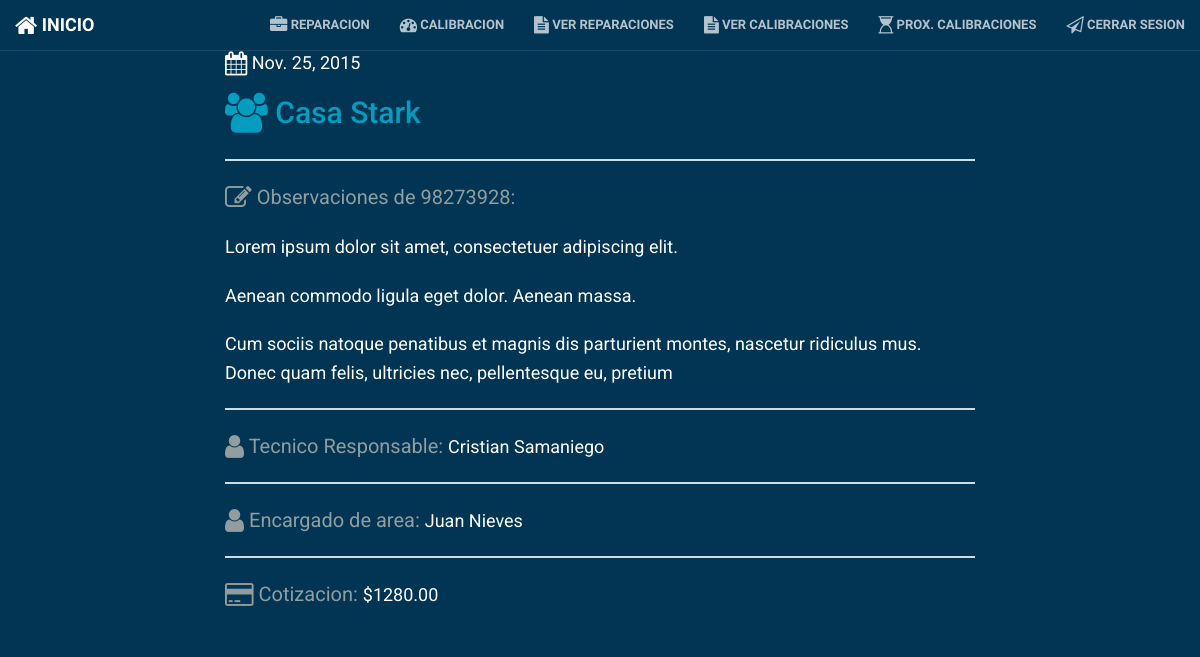
The page /report/11/ (signed in) on the database its author committed.
### reportes/models.py (models this page shows, shortened)
class Reparacion(models.Model):
	fecha = models.DateField('Fecha', default=timezone.now)
	cliente = models.CharField('Cliente', max_length=64, null=True)
	numeroSerie = models.CharField('Numero de Serie', max_length=36)
	nombreTecnico = models.CharField('Tecnico responsable', max_length=80, choices=tecnicos, blank=False, default=tecnicos)
	nombreEncargado = models.CharField('Encargado del area', max_length=80)
	observaciones = models.TextField('observaciones', blank=True, null=True)
	costo = models.DecimalField('Costo (MXN)', max_digits=8, decimal_places=2)
	class Meta:
		verbose_name = "Reparacion"
		verbose_name_plural = "Reparaciones"

### reportes/views.py (the view)
# urls.py: url(r'^report/(?P<pk>[0-9]+)/$', views.report_detail, name="report_detail"),
def report_detail(request, pk):
    reparacion = get_object_or_404(Reparacion, pk=pk)
    return render(request, 'reportes/report_detail.html', {'reparacion': reparacion})

### reportes/templates/reportes/report_detail.html
{% extends "reportes/base.html" %}
{% block content %}
{% if user.is_authenticated %}
    <div class="reporte">
            <div class="date"><i class="fa fa-calendar fa-lg"></i>
                {{ reparacion.fecha }}
            </div>
        <h2><i class="fa fa-users fa-lg"></i> {{ reparacion.cliente }}</h2>
        <hr>
        <p><span><i class="fa fa-pencil-square-o fa-lg"></i> Observaciones de {{ reparacion.numeroSerie }}:</span>{{ reparacion.observaciones|linebreaks }}</p>
        <hr>
        <p><span><i class="fa fa-user fa-lg"></i> Tecnico Responsable: </span>{{ reparacion.nombreTecnico }}</p>
        <hr>
        <p><span><i class="fa fa-user fa-lg"></i> Encargado de area: </span>{{ reparacion.nombreEncargado }}</p>
        <hr>
        <p><span><i class="fa fa-credit-card fa-lg"></i> Cotizacion: </span>${{ reparacion.costo }}</p>
    </div>
{% endif %}
{% endblock %}

### reportes/static/css/creative.css (style rules this page uses)
html, body { width: 100%; height: 100%; }
.reporte { padding-top: 50px; }
.date { color: #fff; font-size: 18px; }
span { font-size: 20px; color: #919D9E; }
body { font-family: 'Roboto', sans-serif; background-color: #023554; }
hr { max-width: 100%; border-color: #ccdee2; border-width: 2px; }
h1, h2, h3, h4, h5, h6 { font-family: 'Roboto', sans-serif; color: #049DBF; padding-bottom: 10px; }
p { margin-bottom: 20px; font-size: 18px; line-height: 1.6; color: #fff; }
body { webkit-tap-highlight-color: #222; }

### rows shown on the page
Reparacion: fecha "Nov. 25, 2015", cliente "Casa Stark", numeroSerie "98273928", observaciones "Lorem ipsum dolor sit amet, consectetuer adipiscing elit. Aenean commodo ligula eget dolor. Aenean massa. Cum sociis natoque penatibus et magnis dis parturient montes, nascetur ridiculus mus. Donec quam felis, ultricies nec, pellentesque eu, pretium", nombreTecnico "Cristian Samaniego", nombreEncargado "Juan Nieves", costo "1280.00"
